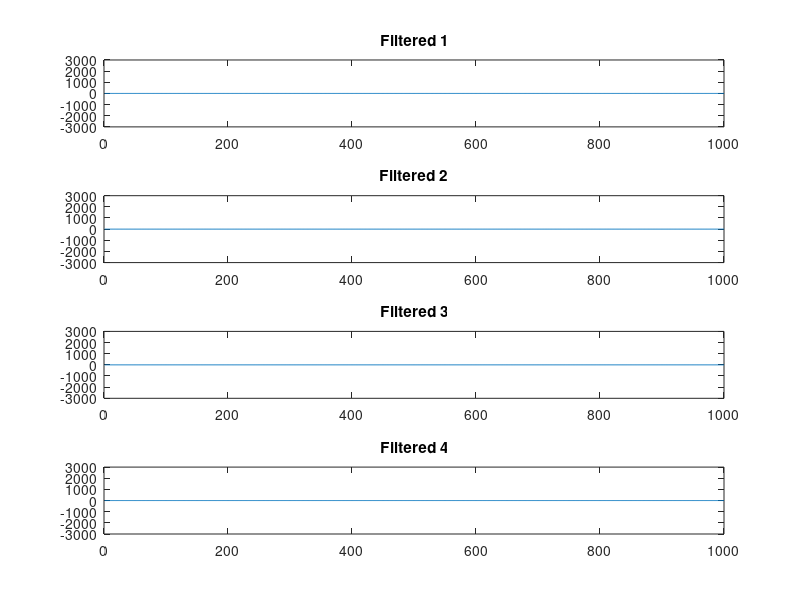

This chart was generated by the following MATLAB code: (Note: this script raises an error after producing the figure.)
%% plot_channels.m: plot the filtered values from the EMG setup device
clear all; clc; close all; 

NUM_SAMPLES = 1000;  % the sliding window of samples shown
DELAY = 0.005;   % delay between samples drawn in seconds, MUST be >= 0.05

GET_SAMPLE_DIR = '~/sonic_y4_annual_demo/bluetooth/';
path(path, GET_SAMPLE_DIR);   %setup new path 


xrange = 1:NUM_SAMPLES;
yrange = [-3000 , 3000];
channel = zeros(4, NUM_SAMPLES);

val_dump = zeros(5,1);

figure

%%%% Beginnning  of Plot lines

%clf 
subplot(4,1,1)
h1 = plot(xrange, channel(1,:)); title('Filtered 1');
ylim(yrange);

subplot(4,1,2)
h2 = plot(xrange, channel(2,:)); title('Filtered 2');
ylim(yrange);

subplot(4,1,3)
h3 = plot(xrange, channel(3,:)); title('Filtered 3');
ylim(yrange);

subplot(4,1,4)
h4 = plot(xrange, channel(4,:)); title('Filtered 4');
ylim(yrange);
%drawnow limitrate nocallbacks    

%%%% End of Plot lines

h1.YDataSource = 'chn1';
h2.YDataSource = 'chn2';
h3.YDataSource = 'chn3';
h4.YDataSource = 'chn4';

iter = 1;
while (1)
%    for i = xrange
    [sec, ms, usec, ch] = get_sample;

    val_dump = [val_dump, [iter; ch']];
    iter = iter + 1;

    channel = [channel(:, 2:NUM_SAMPLES), ch'];
    chn1 = channel(1,:);
    chn2 = channel(2,:);
    chn3 = channel(3,:);
    chn4 = channel(4,:);
    refreshdata

    pause(DELAY);    %% pause >= 50 ms; VERY IMPORTANY for get_sample to work
%    end     %for
    
end %while
